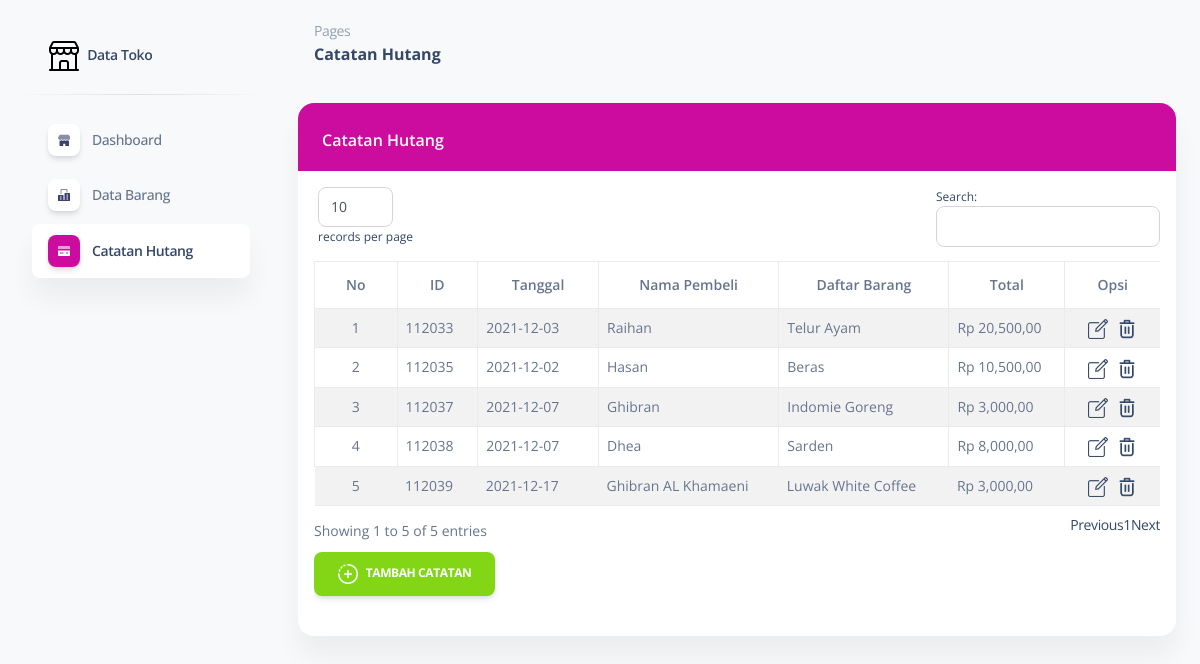
The app's page /page/hutang/hutang.php with its own data.
### tables this page shows
CREATE TABLE `tb_hutang` (
  `id_hutang` int(10) NOT NULL,
  `tanggal` date NOT NULL,
  `nama_pembeli` varchar(200) NOT NULL,
  `daftar_barang` varchar(200) DEFAULT NULL,
  `total_hutang` int(40) DEFAULT NULL
);

### functions.php (called while the page is built, shortened)
<?php
    function rupiah($harga_satuan){
        $hasil_rupiah = "Rp " . number_format($harga_satuan,2,',',',');
        return $hasil_rupiah;
    }
?>

### page/hutang/hutang.php (the view, shortened to what this page needs)
<?php
    include ('../../functions.php');
?>
<!DOCTYPE html>
<html lang="en">
<head>
    <link href="../../assets/css/nucleo-icons.css" rel="stylesheet" />
    <link href="../../assets/css/nucleo-svg.css" rel="stylesheet" />
    <link href="../../assets/css/nucleo-svg.css" rel="stylesheet" />
    <link id="pagestyle" href="../../assets/css/soft-ui-dashboard.css?v=1.0.3" rel="stylesheet" />
    <link href="../../assets/js/dataTables/dataTables.bootstrap.css" rel="stylesheet" />
</head>
<body class="g-sidenav-show  bg-gray-100">
<aside class="sidenav navbar navbar-vertical navbar-expand-xs border-0 border-radius-xl my-3 fixed-start ms-3 ps ps--active-y" id="sidenav-main">
    <div class="sidenav-header">
        <a class="navbar-brand m-0" href="../../index.php">
            <img src="../../assets/img/shop.png" class="navbar-brand-img h-100" alt="main_logo">
            <span class="ms-1 font-weight-bold">Data Toko</span>
        </a>
    </div>
    <hr class="horizontal dark mt-0">
    <div class="collapse navbar-collapse  w-auto  max-height-vh-100 h-100" id="sidenav-collapse-main">
        <ul class="navbar-nav">
            <li class="nav-item">
                <a class="nav-link  " href="../../index.php">
                    <div class="icon icon-shape icon-sm shadow border-radius-md bg-white text-center me-2 d-flex align-items-center justify-content-center">
                    </div>
                    <span class="nav-link-text ms-1">Dashboard</span>
                </a>
            </li>
            <li class="nav-item">
                <a class="nav-link  " href="../barang/barang.php">
                    <div class="icon icon-shape icon-sm shadow border-radius-md bg-white text-center me-2 d-flex align-items-center justify-content-center">
                    </div>
                    <span class="nav-link-text ms-1">Data Barang</span>
                </a>
            </li>
            <li class="nav-item">
                <a class="nav-link  active" href="hutang.php">
                    <div class="icon icon-shape icon-sm shadow border-radius-md bg-white text-center me-2 d-flex align-items-center justify-content-center">
                    </div>
                    <span class="nav-link-text ms-1">Catatan Hutang</span>
                </a>
            </li>
        </ul>
    </div>
</aside>
<main class="main-content position-relative max-height-vh-100 h-100 mt-1 border-radius-lg ">
    <nav class="navbar navbar-main navbar-expand-lg px-0 mx-4 shadow-none border-radius-xl" id="navbarBlur" navbar-scroll="true">
        <div class="container-fluid py-1 px-3">
            <nav aria-label="breadcrumb">
                <ol class="breadcrumb bg-transparent mb-0 pb-0 pt-1 px-0 me-sm-6 me-5">
                    <li class="breadcrumb-item text-sm"><a class="opacity-5 text-dark" href="javascript:;">Pages</a></li>
                </ol>
                <h6 class="font-weight-bolder mb-0">Catatan Hutang</h6>
            </nav>
        </div>
    </nav>
    <div class="container-fluid py-4">
        <div class="row">
            <div class="col-12">
                <div class="card mb-4">
                    <div class="card-header pb-0" style="background-color: #cb0c9f;">
                        <h6 style="color: #ffffff; padding-bottom: 10px;">Catatan Hutang</h6>
                    </div>
                    <div class="card-body p-3">
                        <div class="card-body px-0 pt-0 pb-2">
                            <div class="table-responsive p-0">
                                <div class="panel panel-primary">
                                    <div class="panel-heading">
                                        <div class="panel-body" style="font-size: 14px">
                                            <div class="table-responsive">
                                                <table class="table table-striped table-bordered table-hover" id="dataTables-example">
                                                    <thead>
                                                    <tr align="center">
                                                        <th>No</th>
                                                        <th>ID</th>
                                                        <th>Tanggal</th>
                                                        <th>Nama Pembeli</th>
                                                        <th>Daftar Barang</th>
                                                        <th>Total</th>
                                                        <th>Opsi</th>
                                                    </tr>
                                                    </thead>
                                                    <tbody>
                                                    <?php
                                                    $no = 1;
                                                    $sql = $koneksi->query("select * from tb_hutang");
                                                    while ($data = $sql->fetch_assoc()) {
                                                        ?>
                                                        <tr>
                                                            <td align="center"><?php echo $no++;?></td>
                                                            <td><?php echo $data['id_hutang'];?></td>
                                                            <td><?php echo $data['tanggal'];?></td>
                                                            <td><?php echo $data['nama_pembeli'];?></td>
                                                            <td><?php echo $data['daftar_barang'];?></td>
                                                            <td><?php echo rupiah ($data['total_hutang']);?></td>
                                                            <td align="center">
                                                                <a href='ubah.php?id_hutang=<?php echo $data['id_hutang'] ?>'><img src="../../assets/img/icons/editing2.png" style="width: 20px; height: 20px;"></a>
                                                                <a href='hapus.php?id_hutang=<?php echo $data['id_hutang'] ?>' style="margin-left: 5px;"><img src="../../assets/img/icons/delete2.png" style="width: 20px; height: 20px;"></a>
                                                            </td>
                                                        </tr>
                                                    <?php } ?>
                                                    </tbody>
                                                </table>
                                            </div>
                                            <a href="tambah_catatan.php" class="btn btn-success" style="margin-top: 10px;"><img src="../../assets/img/icons/add1.png" style="margin-right: 5px; width: 20px; height: 20px;"/></i> Tambah Catatan</a>
                                        </div>
                                    </div>
                                </div>
                            </div>
                        </div>
                    </div>
                </div>
            </div>
        </div>
    </div>
</main>
</body>
</html>

### assets/css/nucleo-svg.css (style rules this page uses)
.icon { display: inline-block; color: #111111; height: 1em; width: 1em; }
.icon-sm { height: 0.8em; width: 0.8em; }
.icon { fill: currentColor; stroke: none; }

### records on screen
tb_hutang: id_hutang "112033", tanggal "2021-12-03", nama_pembeli "Raihan", daftar_barang "Telur Ayam", total_hutang "Rp 20,500,00"
tb_hutang: id_hutang "112035", tanggal "2021-12-02", nama_pembeli "Hasan", daftar_barang "Beras", total_hutang "Rp 10,500,00"
tb_hutang: id_hutang "112037", tanggal "2021-12-07", nama_pembeli "Ghibran", daftar_barang "Indomie Goreng", total_hutang "Rp 3,000,00"
tb_hutang: id_hutang "112038", tanggal "2021-12-07", nama_pembeli "Dhea", daftar_barang "Sarden", total_hutang "Rp 8,000,00"
tb_hutang: id_hutang "112039", tanggal "2021-12-17", nama_pembeli "Ghibran AL Khamaeni", daftar_barang "Luwak White Coffee", total_hutang "Rp 3,000,00"
